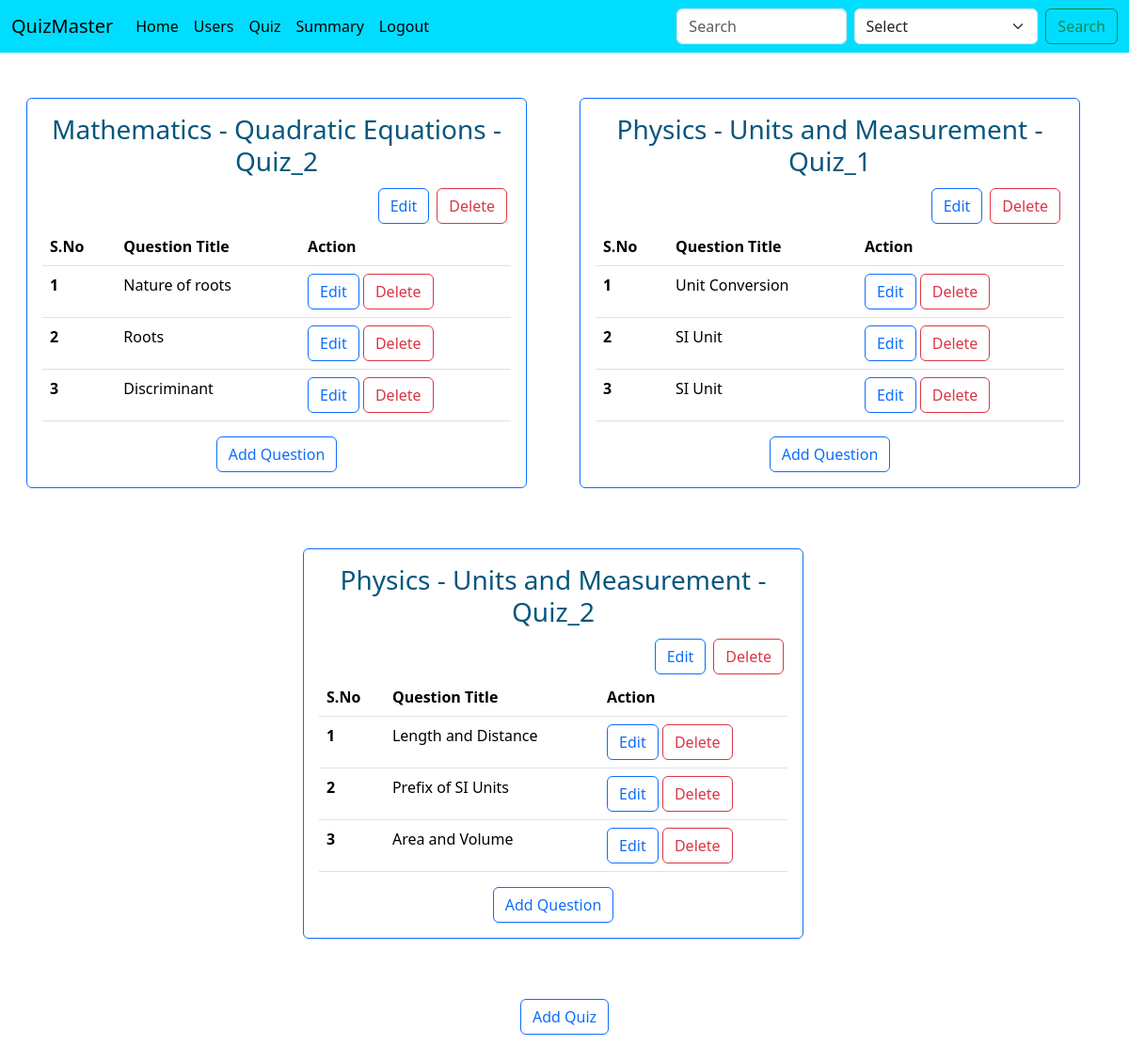
The page /quiz_management (signed in) on the database as committed earlier.
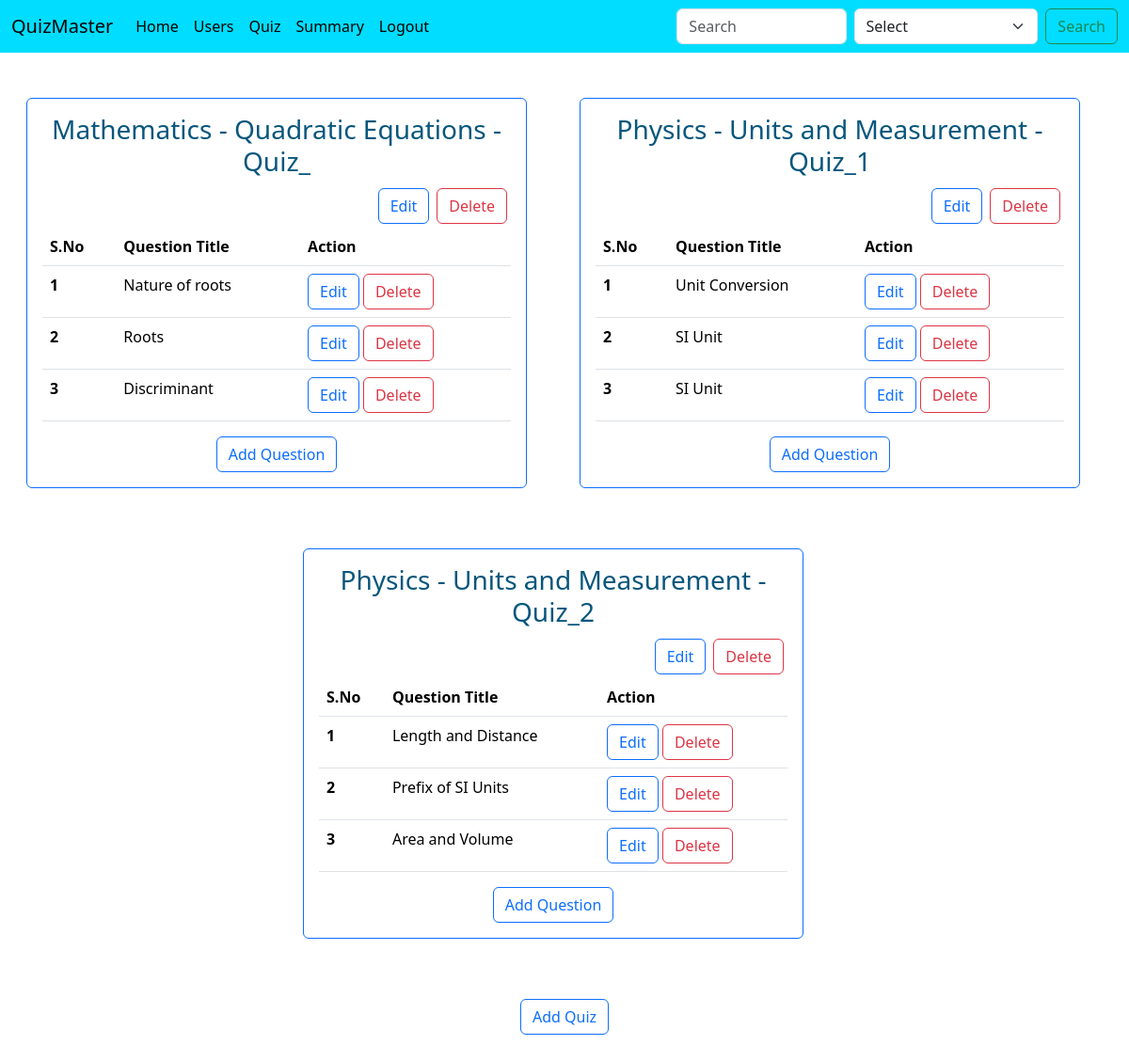
The same page on the database as committed later.
### controllers/database.py (models this page shows)
class Quiz(db.Model):
    id = db.Column(db.Integer, primary_key=True, autoincrement=True)
    name = db.Column(db.String(100), nullable=False)
    chapter_id = db.Column(db.Integer, db.ForeignKey('chapter.id'), nullable=False)
    date_of_quiz = db.Column(db.Date , nullable=False)
    duration = db.Column(db.Integer, nullable=False)
    remarks = db.Column(db.Text, nullable=True)
    questions = db.relationship('Question', backref='quiz', lazy=True, cascade="all, delete-orphan")
    results = db.relationship('Result', backref='quiz', lazy=True, cascade="all, delete-orphan")

class Subject(db.Model):
    id = db.Column(db.Integer, primary_key=True , autoincrement=True)
    name = db.Column(db.String(100), nullable=False)
    description = db.Column(db.Text, nullable=True)
    chapters = db.relationship('Chapter', backref='subject', lazy=True, cascade="all, delete-orphan")

class Chapter(db.Model):
    id = db.Column(db.Integer, primary_key=True, autoincrement=True)
    name = db.Column(db.String(100), nullable=False)
    subject_id = db.Column(db.Integer, db.ForeignKey('subject.id'), nullable=False)
    description = db.Column(db.Text, nullable=True)
    quizzes = db.relationship('Quiz', backref='chapter', lazy=True, cascade="all, delete-orphan")

### controllers/routes.py (the view)
@app.route("/quiz_management")
def quiz_management():
    if session.get('user_role', None) == 'admin':
        quizzes = Quiz.query.all()
        questions = Question.query.all()
        return render_template("quiz_management.html", quizzes = quizzes, questions = questions)
    else:
        flash("You are not authorized to access this page")
        return redirect(url_for("home"))

### templates/quiz_management.html (shortened to what this page needs)
{% extends 'base.html' %}
{% block body %}
<div>
    <div class="container-fluid row justify-content-center">
        {% for quiz in quizzes %}
            <div class="col-12 col-sm-12 col-md-6 col-lg-6">
                <div class="card border-primary mt-5 m-3" >
                    <div class="card-body">
                        <h3 class="text-center" style="color: #07567d;">{{quiz.chapter.subject.name}} - {{quiz.chapter.name}} - {{quiz.name}}
                        </h3>
                        <div class="d-flex justify-content-end">
                            <a class="btn btn-outline-primary m-1" href="{{url_for('edit_quiz', quiz_id = quiz.id)}}" role="button">Edit</a>
                            <a class="btn btn-outline-danger m-1" href="{{url_for('delete_quiz', quiz_id = quiz.id)}}" role="Delete">Delete</a>
                        </div>
                        <table class="table table-hover">
                            <thead>
                            <tr>
                                <th scope="col">S.No</th>
                                <th scope="col">Question Title</th>
                                <th scope="col">Action</th>
                            </tr>
                            </thead>
                            <tbody>
                            {% for que in questions if que.quiz_id == quiz.id %}
                                <tr>
                                    <th scope="row">{{loop.index}} </th>
                                    <td>{{que.question_title}}</td>
                                    <td>
                                        <a class="btn btn-outline-primary" href="{{url_for('edit_question', question_id = que.id)}}" role="button">Edit</a>
                                        <a class="btn btn-outline-danger" href="{{url_for('delete_question', question_id = que.id)}}" role="Delete">Delete</a>
                                    </td>
                                </tr>
                            {% endfor %}
                            </tbody>
                        </table>
                        <div class="d-flex justify-content-center">
                            <a class="btn btn-outline-primary" href="{{url_for('add_question', quiz_id = quiz.id)}}" role="button">Add Question</a>
                        </div>
                    </div>
                </div>
            </div>
        {% endfor %}
    </div>
    <div class="d-flex justify-content-center">
        <a class="btn btn-outline-primary m-5" href="{{url_for('add_quiz')}}" role="button">Add Quiz</a>
    </div>
</div>
{% endblock body %}

Rows that differ between the two databases and show on the page:
changed Quiz "Mathematics": name "Quiz_2" → "Quiz_"
